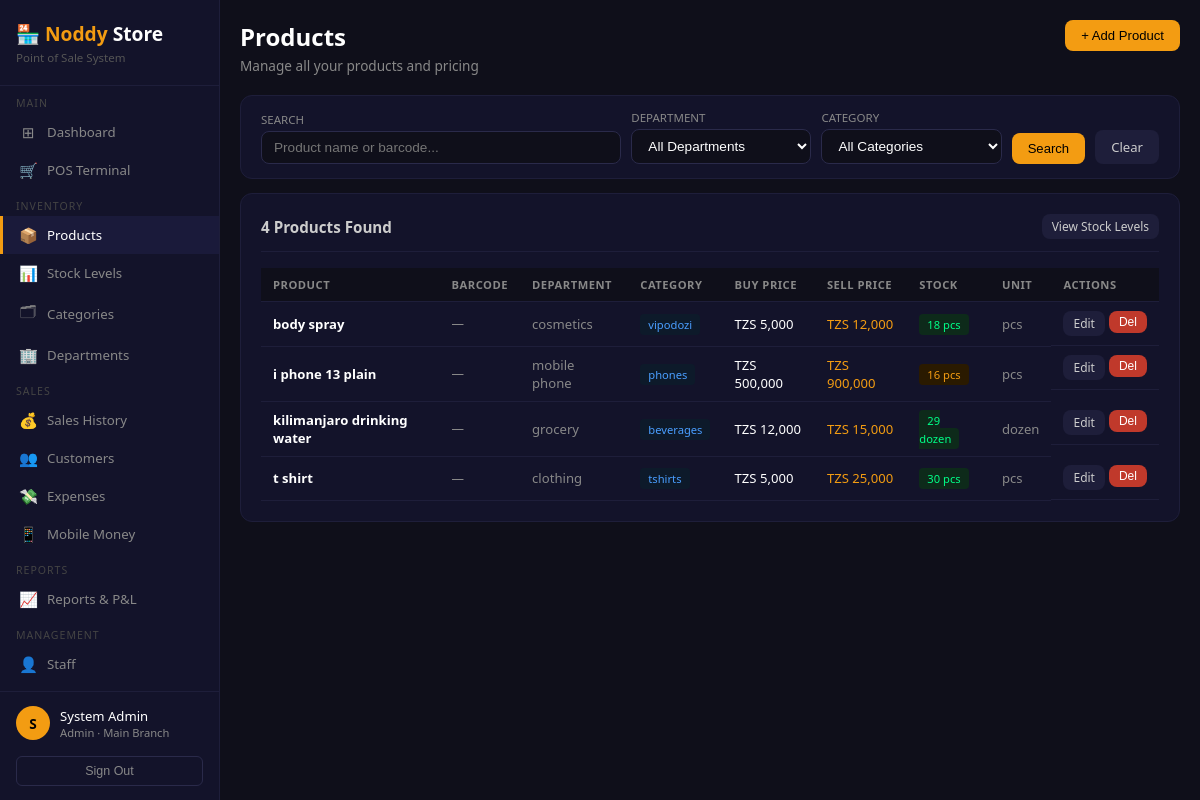
Before: /products (signed in) with the older database file.
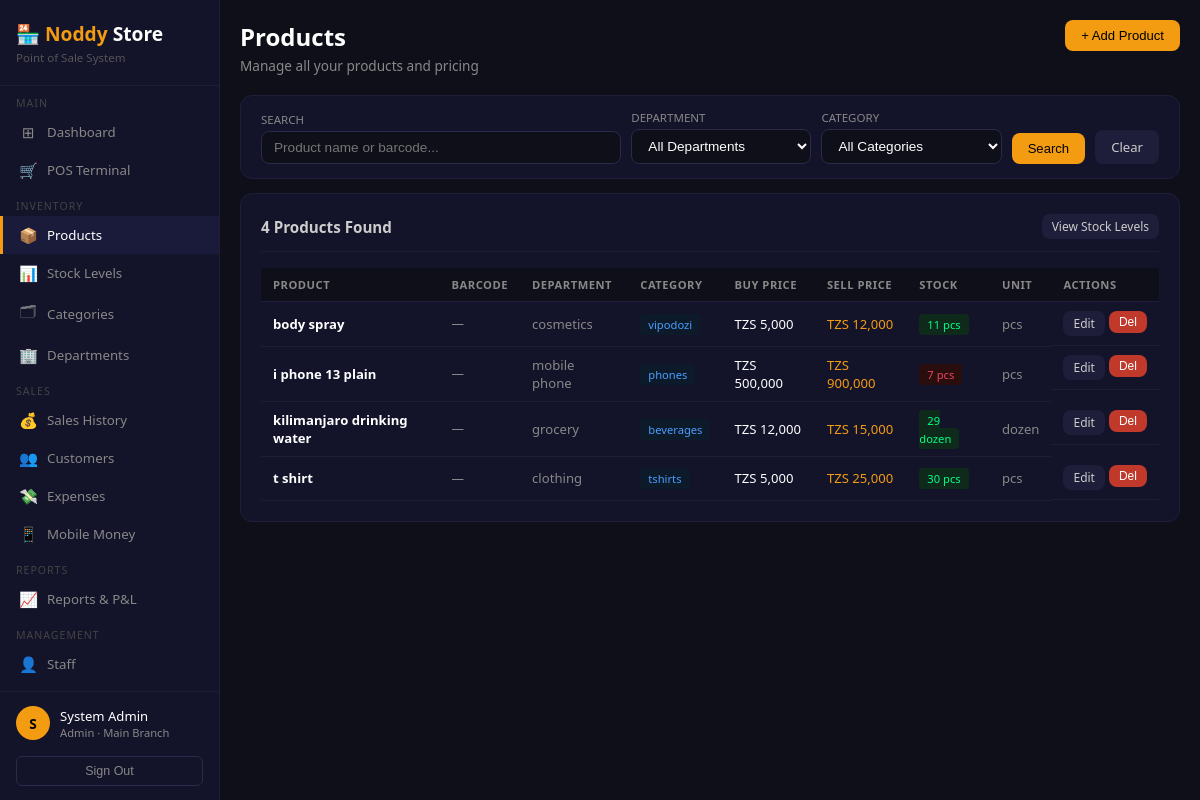
After: the same page with the newer database file.
### tables this page shows
CREATE TABLE products (
        id            INTEGER PRIMARY KEY AUTOINCREMENT,
        name          TEXT NOT NULL,
        barcode       TEXT UNIQUE,
        category_id   INTEGER,
        branch_id     INTEGER,
        buying_price  REAL DEFAULT 0,
        selling_price REAL DEFAULT 0,
        stock_qty     INTEGER DEFAULT 0,
        min_stock     INTEGER DEFAULT 5,
        unit          TEXT DEFAULT 'pcs',
        description   TEXT,
        active        INTEGER DEFAULT 1,
        created_at    TEXT DEFAULT CURRENT_TIMESTAMP,
        FOREIGN KEY (category_id) REFERENCES categories(id),
        FOREIGN KEY (branch_id)   REFERENCES branches(id)
    );

CREATE TABLE departments (
        id          INTEGER PRIMARY KEY AUTOINCREMENT,
        name        TEXT NOT NULL,
        description TEXT,
        branch_id   INTEGER,
        created_at  TEXT DEFAULT CURRENT_TIMESTAMP,
        FOREIGN KEY (branch_id) REFERENCES branches(id)
    );

CREATE TABLE categories (
        id            INTEGER PRIMARY KEY AUTOINCREMENT,
        name          TEXT NOT NULL,
        department_id INTEGER,
        description   TEXT,
        created_at    TEXT DEFAULT CURRENT_TIMESTAMP,
        FOREIGN KEY (department_id) REFERENCES departments(id)
    );

### app.py (the view)
@app.route('/products')
@login_required
def products():
    conn      = get_db()
    branch_id = session.get('branch_id')
    role      = session.get('role')
    search    = request.args.get('q','')
    cat_id    = request.args.get('cat','')
    dept_id   = request.args.get('dept','')
    stock_filter = request.args.get('stock','')
    query  = '''SELECT p.*,c.name as cat_name,d.name as dept_name,b.name as branch_name,
                       CASE WHEN p.stock_qty<=0 THEN 'out'
                            WHEN p.stock_qty<=p.min_stock THEN 'low'
                            ELSE 'ok' END as stock_status
                FROM products p
                LEFT JOIN categories c ON p.category_id=c.id
                LEFT JOIN departments d ON c.department_id=d.id
                LEFT JOIN branches b ON p.branch_id=b.id
                WHERE p.active=1'''
    params = []
    if role != 'admin':
        query += ' AND p.branch_id=?'; params.append(branch_id)
    if search:
        query += ' AND (p.name LIKE ? OR p.barcode LIKE ?)'; params += [f'%{search}%', f'%{search}%']
    if cat_id:
        query += ' AND p.category_id=?'; params.append(cat_id)
    if dept_id:
        query += ' AND d.id=?'; params.append(dept_id)
    if stock_filter == 'low':
        query += ' AND p.stock_qty<=p.min_stock AND p.stock_qty>0'
    elif stock_filter == 'out':
        query += ' AND p.stock_qty<=0'
    query += ' ORDER BY p.name'
    prods    = conn.execute(query, params).fetchall()
    cats     = conn.execute('SELECT * FROM categories ORDER BY name').fetchall()
    depts    = conn.execute('SELECT * FROM departments ORDER BY name').fetchall()
    branches = conn.execute('SELECT * FROM branches').fetchall()
    bfp = get_bf2(role, branch_id, 'p.branch_id')
    stock_summary = conn.execute(f'''
        SELECT COUNT(*) as total,
               SUM(CASE WHEN stock_qty<=0 THEN 1 ELSE 0 END) as out_of_stock,
               SUM(CASE WHEN stock_qty>0 AND stock_qty<=min_stock THEN 1 ELSE 0 END) as low_stock,
               SUM(CASE WHEN stock_qty>min_stock THEN 1 ELSE 0 END) as ok_stock
        FROM products WHERE active=1 {bfp}
    ''').fetchone()
    conn.close()
    return render_template('products.html',
        prods=prods, cats=cats, depts=depts,
        branches=branches, search=search, cat_id=cat_id,
        dept_id=dept_id, stock_filter=stock_filter,
        stock_summary=stock_summary)

### app.py (called while the page is built)
def login_required(f):
    @wraps(f)
    def decorated(*args, **kwargs):
        if 'user_id' not in session:
            return redirect(url_for('login'))
        return f(*args, **kwargs)
    return decorated

def get_bf2(role, branch_id, col='branch_id'):
    return '' if role == 'admin' else f'AND {col}={branch_id}'

### database.py (called while the page is built)
def get_db():
    conn = sqlite3.connect(DB)
    conn.row_factory = sqlite3.Row
    return conn

### templates/products.html (shortened to what the changed rows need)
{% extends 'base.html' %}
{% block content %}
<div class="page-header">
    <div>
        <h2>Products</h2>
    </div>
</div>
<div class="card">
    <table>
        <thead>
            <tr>
                <th>Product</th>
                <th>Barcode</th>
                <th>Department</th>
                <th>Category</th>
                <th>Buy Price</th>
                <th>Sell Price</th>
                <th>Stock</th>
                <th>Unit</th>
                <th>Actions</th>
            </tr>
        </thead>
        <tbody>
            {% for p in prods %}
            <tr>
                <td><strong>{{ p.name }}</strong></td>
                <td style="color:#888;font-size:0.78rem">{{ p.barcode or '—' }}</td>
                <td style="color:#888">{{ p.dept_name or '—' }}</td>
                <td><span class="badge badge-info">{{ p.cat_name or '—' }}</span></td>
                <td>TZS {{ "{:,.0f}".format(p.buying_price) }}</td>
                <td style="color:#f39c12">TZS {{ "{:,.0f}".format(p.selling_price) }}</td>
                <td>
                    <span class="badge badge-{% if p.stock_qty <= p.min_stock %}danger{% elif p.stock_qty <= p.min_stock*2 %}warning{% else %}success{% endif %}">
                        {{ p.stock_qty }} {{ p.unit }}
                    </span>
                </td>
                <td style="color:#888">{{ p.unit }}</td>
                <td style="display:flex;gap:4px;">
                    <a href="/products/edit/{{ p.id }}"
                       class="btn btn-secondary btn-sm">Edit</a>
                    <form method="POST" action="/products/delete/{{ p.id }}"
                          onsubmit="return confirm('Remove product?')"
                          style="display:inline">
                        <button class="btn btn-danger btn-sm">Del</button>
                    </form>
                </td>
            </tr>
            {% else %}
            <tr>
                <td colspan="9" style="text-align:center;color:#555;padding:32px">
                    No products found. Add your first product!
                </td>
            </tr>
            {% endfor %}
        </tbody>
    </table>
</div>
{% endblock %}

Changed rows visible on the page:
changed products "body spray": stock_qty "18" → "11"
changed products "i phone 13 plain": stock_qty "16" → "7"
